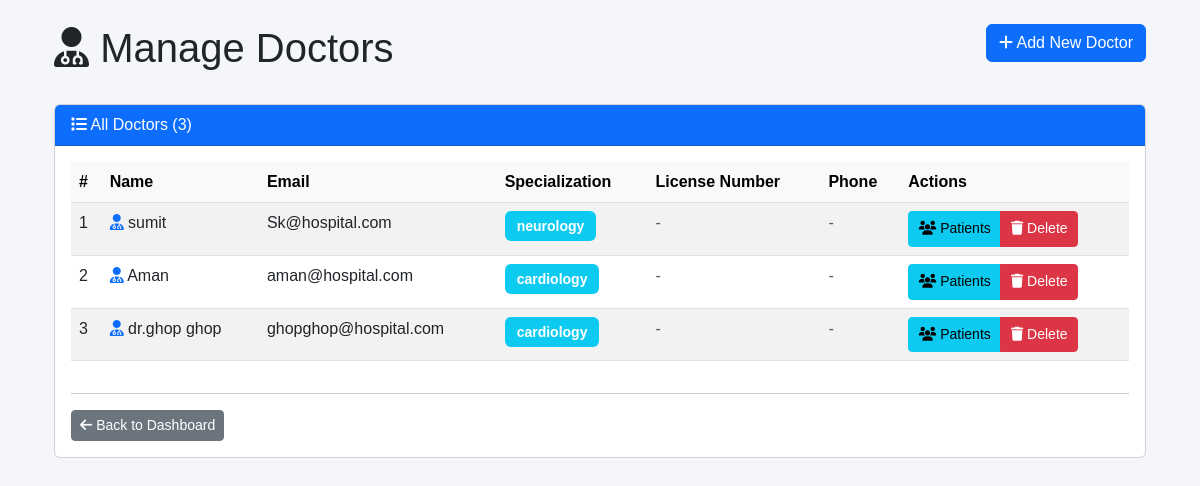
The page /manage-doctors on the database its author committed.
### app/app_models.py (models this page shows, shortened)
class Doctor(db.Model):
    id = db.Column(db.Integer, primary_key=True)
    user_id = db.Column(db.Integer, db.ForeignKey('user.id'), nullable=False)
    department_id = db.Column(db.Integer, db.ForeignKey('department.id'))
    specialization = db.Column(db.String(50), nullable=False)
    license_number = db.Column(db.String(50), unique=True)
    phone = db.Column(db.String(15))
    created_at = db.Column(db.DateTime, default=datetime.utcnow)

class User(db.Model, UserMixin):
    id = db.Column(db.Integer, primary_key=True)
    name = db.Column(db.String(100), nullable=False)
    email = db.Column(db.String(100), unique=True, nullable=False)
    password = db.Column(db.String(255), nullable=False)
    role = db.Column(db.String(10), nullable=False)
    created_at = db.Column(db.DateTime, default=datetime.utcnow)
    doctor = db.relationship('Doctor', backref='user', uselist=False, cascade='all, delete-orphan')
    patient = db.relationship('Patient', backref='user', uselist=False, cascade='all, delete-orphan')

### app/app_routes.py (the view)
@main.route('/manage-doctors')
def manage_doctors():
    doctors = Doctor.query.all()
    return render_template("admin_doctors.html", doctors=doctors)

### app/templates/admin_doctors.html (shortened to what this page needs)
{% extends "base.html" %}
{% block content %}
<div class="container-fluid mt-4">
    <div class="row mb-4">
        <div class="col">
            <h1 class="page-title"><i class="fas fa-user-md"></i> Manage Doctors</h1>
        </div>
        <div class="col-auto">
            <a href="{{ url_for('main.add_doctor') }}" class="btn btn-primary">
                <i class="fas fa-plus"></i> Add New Doctor
            </a>
        </div>
    </div>
    <div class="card">
        <div class="card-header bg-primary text-white">
            <i class="fas fa-list"></i> All Doctors ({{ doctors|length }})
        </div>
        <div class="card-body">
            {% if doctors %}
                <div class="table-responsive">
                    <table class="table table-hover table-striped">
                        <thead class="table-light">
                            <tr>
                                <th>#</th>
                                <th>Name</th>
                                <th>Email</th>
                                <th>Specialization</th>
                                <th>License Number</th>
                                <th>Phone</th>
                                <th>Actions</th>
                            </tr>
                        </thead>
                        <tbody>
                            {% for doctor in doctors %}
                            <tr>
                                <td>{{ loop.index }}</td>
                                <td>
                                    <i class="fas fa-user-md text-primary"></i>
                                    {{ doctor.user.name }}
                                </td>
                                <td>{{ doctor.user.email }}</td>
                                <td>
                                    <span class="badge bg-info">{{ doctor.specialization }}</span>
                                </td>
                                <td>
                                    {% if doctor.license_number %}
                                        {{ doctor.license_number }}
                                    {% else %}
                                        <span class="text-muted">-</span>
                                    {% endif %}
                                </td>
                                <td>
                                    {% if doctor.phone %}
                                        {{ doctor.phone }}
                                    {% else %}
                                        <span class="text-muted">-</span>
                                    {% endif %}
                                </td>
                                <td>
                                    <div class="btn-group btn-group-sm" role="group">
                                        <a href="{{ url_for('main.doctor_patients', doctor_id=doctor.id) }}"
                                           class="btn btn-info" title="View Patients">
                                            <i class="fas fa-users"></i> Patients
                                        </a>
                                        <a href="{{ url_for('main.delete_doctor', doctor_id=doctor.id) }}"
                                           class="btn btn-danger"
                                           onclick="return confirm('Are you sure you want to delete this doctor?');"
                                           title="Delete Doctor">
                                            <i class="fas fa-trash"></i> Delete
                                        </a>
                                    </div>
                                </td>
                            </tr>
                            {% endfor %}
                        </tbody>
                    </table>
                </div>
            {% else %}
                <div class="alert alert-info" role="alert">
                    <i class="fas fa-info-circle"></i> No doctors available yet.
                    <a href="{{ url_for('main.add_doctor') }}" class="alert-link">Add your first doctor</a>
                </div>
            {% endif %}
            <hr>
            <a href="{{ url_for('main.admin_dashboard') }}" class="btn btn-secondary btn-sm">
                <i class="fas fa-arrow-left"></i> Back to Dashboard
            </a>
        </div>
    </div>
</div>
{% endblock %}

### app/templates/base.html (style rules this page uses)
:root { --primary-light: #3b82f6; --text-dark: #1f2937; --text-light: #6b7280; --light-border: #e5e7eb; --light-bg: #f9fafb; }
body { background-color: #f4f6f9; font-family: Arial, sans-serif; }

### app/templates/admin_doctors.html (style rules this page uses)
.badge { padding: 0.5rem 0.75rem; font-size: 0.875rem; }
.btn-group-sm .btn { padding: 0.4rem 0.6rem; font-size: 0.875rem; }

### rows shown on the page
Doctor: user.name "sumit", user.email "Sk@hospital.com", specialization "neurology"
Doctor: user.name "Aman", user.email "aman@hospital.com", specialization "cardiology"
Doctor: user.name "dr.ghop ghop", user.email "ghopghop@hospital.com", specialization "cardiology"

### other values the page prints
{{ doctors|length }} "3"
